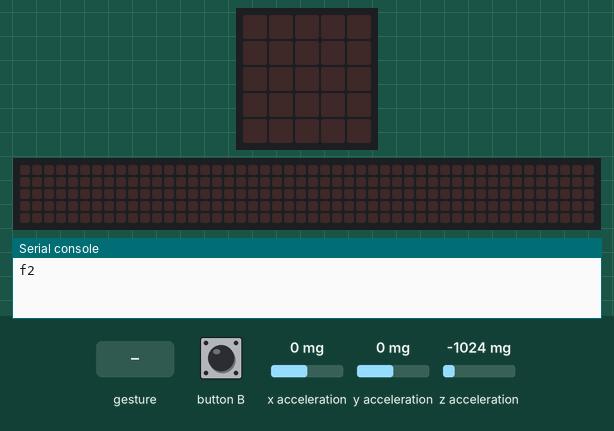
This program was run on a simulated BBC micro:bit running MicroPython. On the bench: the board's 5×5 LED display, a strip that is not on the board, showing the scrolling text unrolled, the last lines printed to the serial console. The test bench sets the inputs (shaded band); at power-on: x acceleration 0 mg, y acceleration 0 mg, z acceleration -1024 mg. No radio messages arrive unless stated (any console line starting 'radio sent:' is added by the test bench); a tilt is held for 1.5 s and a shake lasts 1 s, then the board lies face up again; the 48×5 strip is a reading aid, not a part: it shows the text the display is scrolling, unrolled, one strip-width of it at a time.

Above: at 1.2 s.
1.3 s: gesture 'shake'
At 1.57 s:
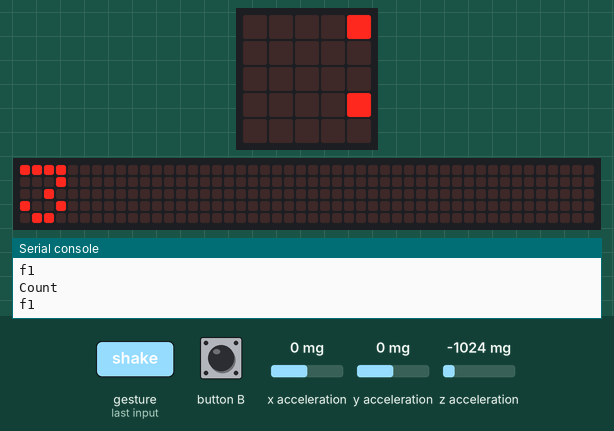
4.3 s: button B pressed for 0.15 s
At 4.37 s:
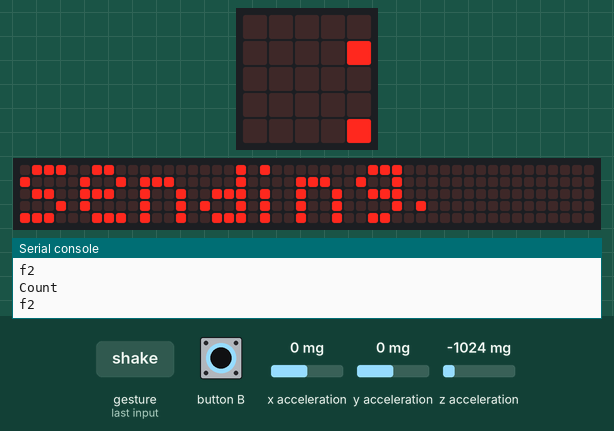
7.3 s: button B pressed for 1 s
At 10.37 s:
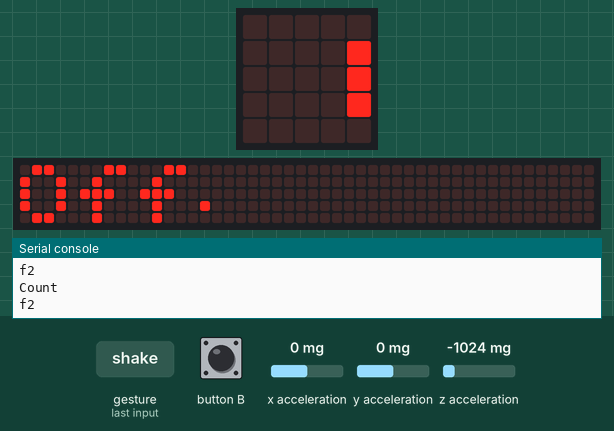
11.3 s: gesture 'shake'
At 13.67 s:
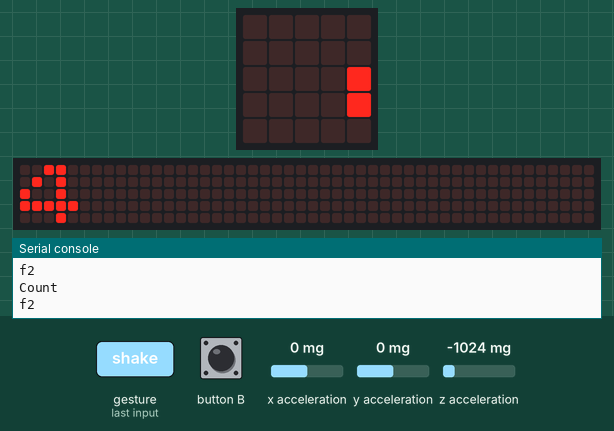
14.3 s: button B pressed for 3.2 s
At 20.95 s:
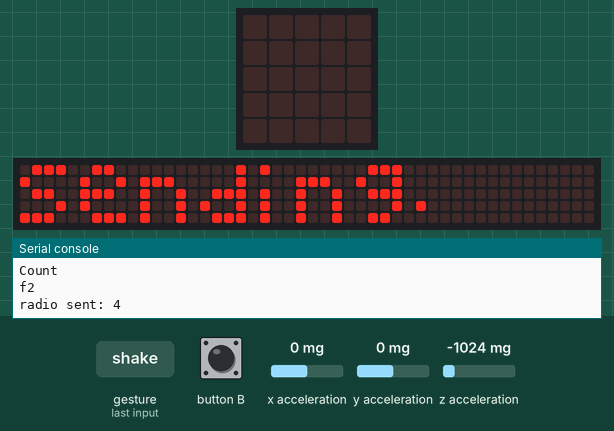

Measured:
- after the input at 1.3 s, the display: changes after 0.20 s (image 1)
- after the input at 4.3 s, the display: changes at once (image 2)
- after the input at 7.3 s, the display: first differs from a run without the input after 3.0 s (image 3)
- after the input at 11.3 s, the display: first differs from a run without the input after 2.3 s (image 4)
- after the input at 14.3 s, the display: first differs from a run without the input after 0.80 s (image 5 shows a later state)

The program:

Tracker.py
```python
from microbit import *
import radio
def scrollin(image):
  display.scroll(str(image))
def translate(value, leftMin, leftMax, rightMin, rightMax):
    # Figure out how 'wide' each range is
    leftSpan = leftMax - leftMin
    rightSpan = rightMax - rightMin

    # Convert the left range into a 0-1 range (float)
    valueScaled = float(value - leftMin) / float(leftSpan)

    # Convert the 0-1 range into a value in the right range.
    return rightMin + (valueScaled * rightSpan)
radio.config(channel=7)
radio.on()
f = 0
b = 0
steps = 0
fc = 0
bc = 0
receiver = 0
goal = 10;
wasgoal = 1
while True:
  accx = accelerometer.get_x()
  accy = accelerometer.get_y()
  accz = accelerometer.get_z() #get acc values
  rlz = translate(accz,-2048,2048,-180,180)
  if rlz > 25 and fc ==0 and receiver == 0:# vars to check forward swing
    f = 1
    fc = 1
    print("f1")
  if rlz < -25 and bc == 0 and receiver == 0: # var to  check backward swing
    b = 1
    bc = 1
    print("f2")
  if f == 1 and b == 1 and receiver == 0: # if both vars are 1, steps = steps + 1
    steps = steps + 1
    f  = 0
    b = 0
    fc = 0
    bc = 0
    print("Count")
  if steps >= goal and wasgoal == 0:
    display.show(Image.HAPPY)
    sleep(3500);
    wasgoal = 1;
    display.scroll('You hit your goal of 1000!')
  if accelerometer.was_gesture("shake")and receiver == 0: # print steps
    display.scroll(str(steps))
    radio.send(str(steps))
  if button_b.was_pressed():
    if receiver == 0:
      receiver = 1
      display.scroll('Sending.')
    elif receiver == 1:
      receiver = 0
      display.scroll('Off.')
  msg = radio.receive()
  if receiver == 1 and msg:
    scrollin(msg)
```
